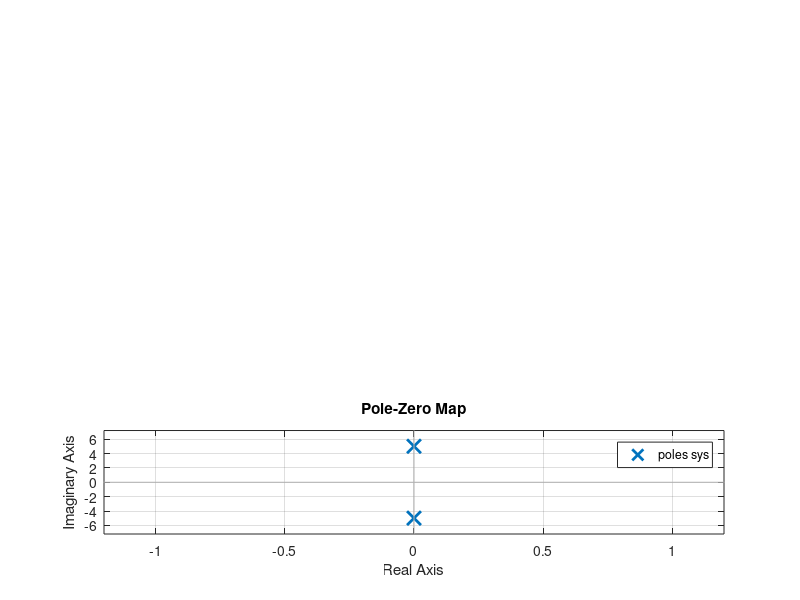

MATLAB code for this plot:
clear all
clc
% undamped system
sys = tf([25],[1 0 25])
subplot(3,1,1)
impulse(sys)
subplot(3,1,2)
step(sys)
subplot(3,1,3)
pzmap(sys)